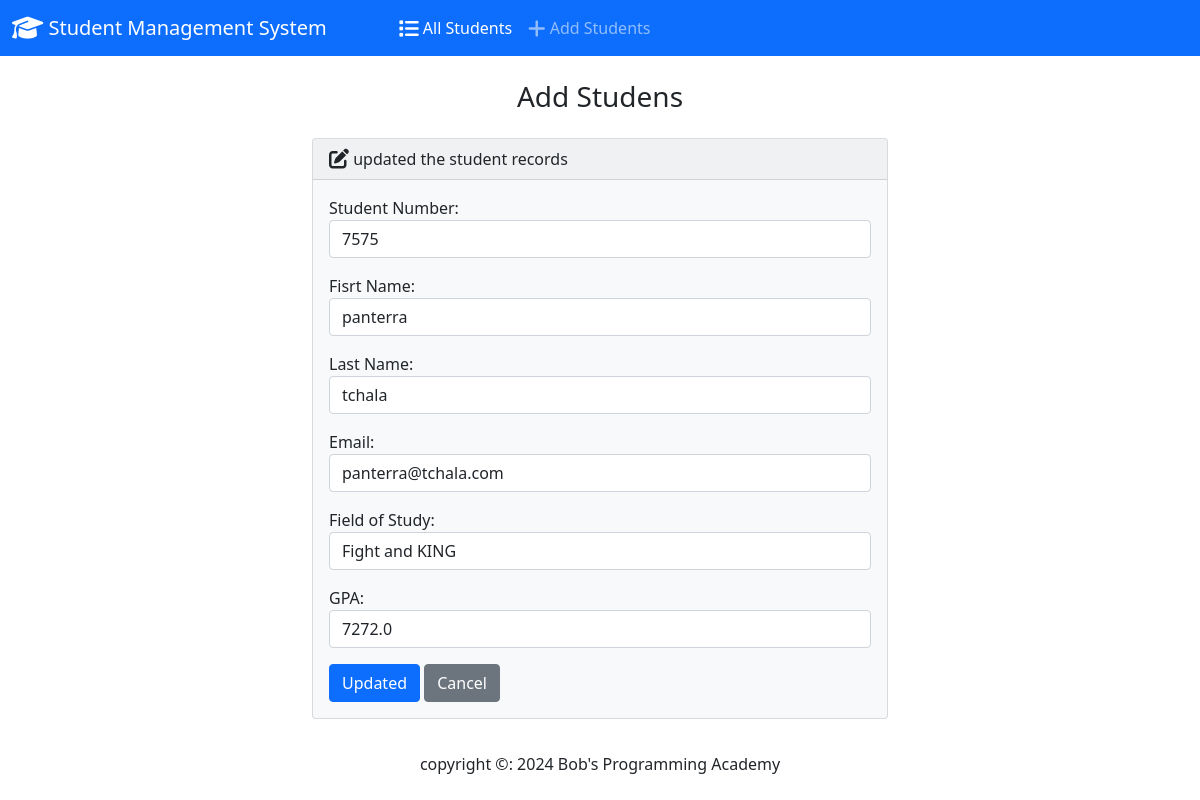
Page /edit/4/ on the committed database.
### students/models.py (models this page shows, shortened)
class Student(models.Model):
    student_number = models.PositiveIntegerField()
    first_name = models.CharField(max_length=50)
    last_name = models.CharField(max_length=50)
    email = models.EmailField(max_length=100)
    field_of_study = models.CharField(max_length=50)
    gpa = models.FloatField()

### students/views.py (the view)
# urls.py: path('edit/<int:id>/', views.edit, name="edit"),
def edit(request, id):
    if request.method == "POST":
        student = Student.objects.get(pk=id)
        form = StudentForm(request.POST, instance=student)
        if form.is_valid():
            form.save()
            return render(request, 'students/edit.html', {
                'form': form,
                'success': True
            })
    else:
        student = Student.objects.get(pk=id)
        form = StudentForm(instance=student)
        return render(request, 'students/edit.html', {
                'form': form,
        })

### students/form.py
class StudentForm(forms.ModelForm):
    class Meta:
        model = Student
        fields = ['student_number', 'first_name', 'last_name', 'email', 'field_of_study', 'gpa']
        labels = {
            'student_number': 'Student Number',
            'first_name': 'Fisrt Name',
            'last_name': 'Last Name',
            'email': 'Email',
            'field_of_study': 'Field of Study',
            'gpa': 'GPA',
        }
        widgets = {
            'student_number': forms.NumberInput(attrs={'class': 'form-control'}),
            'first_name' : forms.TextInput(attrs={'class': 'form-control'}),
            'last_name' : forms.TextInput(attrs={'class': 'form-control'}),
            'email' : forms.EmailInput(attrs={'class': 'form-control'}),
            'field_of_study' : forms.TextInput(attrs={'class': 'form-control'}),
            'gpa': forms.NumberInput(attrs={'class': 'form-control'}),
        }

### students/templates/students/edit.html (shortened to what this page needs)
{% extends "students/base.html" %}
{% block body %}
  <h3 class="text-center m-4">Add Studens</h3>
  {% if success %}
  <div class="alert alert-success" role="alert">
    The New Studen updated successfully
    <a href="{% url 'index' %}" class="alert-link">Go to Home page</a>
  </div>
  {% else %}
  <div class="row justify-content-center">
     <div class="col-6">
        <div class="card bg-light mb-3">
            <div class="card-header">
                <i class="fa-solid fa-pen-to-square fa-lg"></i> updated the student records
            </div>
            <div class="card-body">
               <form action=" " method="POST" >
                {{ form.as_p }}
                <button type="submit" class="btn btn-primary">Updated</button>
                <a href="{% url 'index' %}" class="btn btn-secondary">Cancel</a>
               </form>
            </div>
          </div>
     </div>
  </div>
  {% endif %}
{% endblock%}

### rows in the picture
Student: student_number "7575", first_name "panterra", last_name "tchala", email "panterra@tchala.com", field_of_study "Fight and KING", gpa "7272.0"
